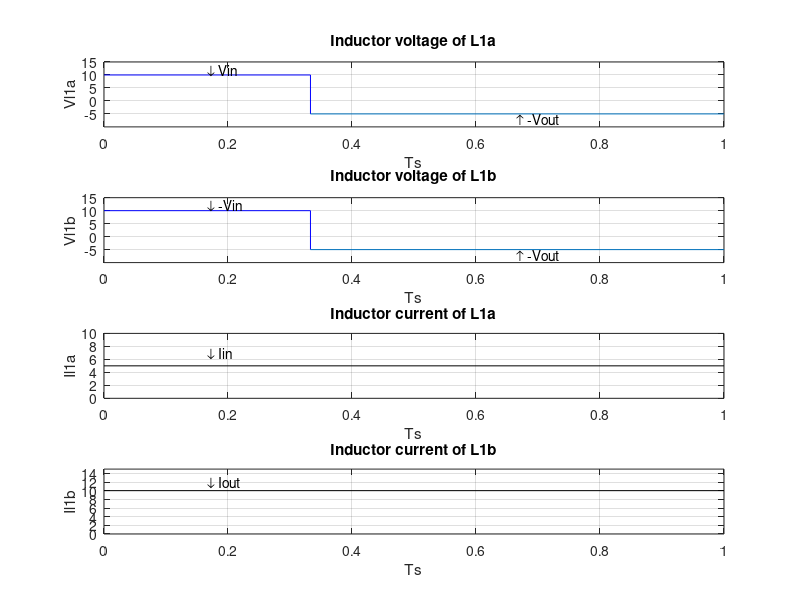
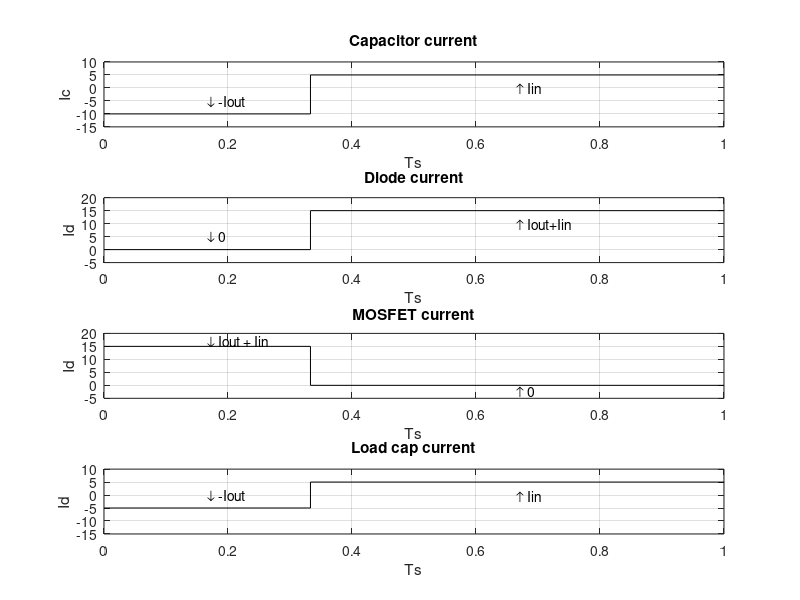
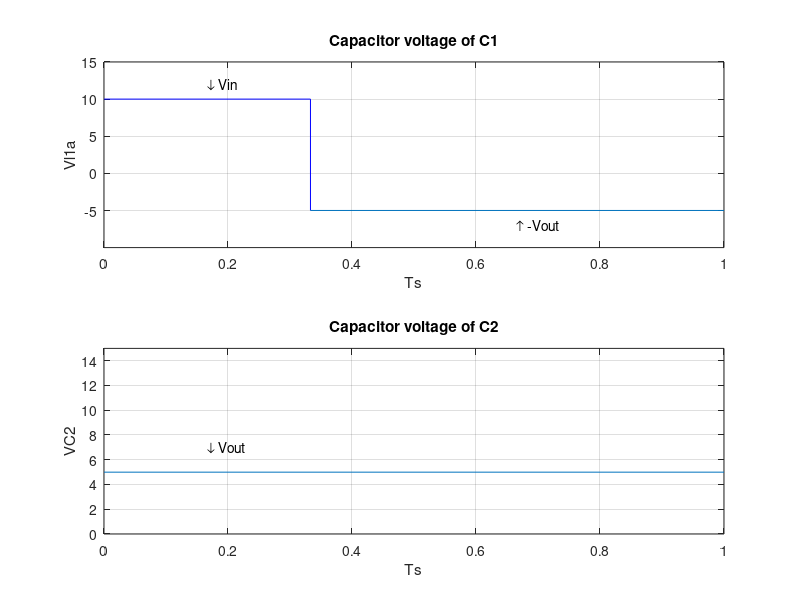

Source code (MATLAB) for these figures, in order:
close all
clear
Vin = 10
D = 0.333
P = 50
Iin = P/Vin
fs = 200000
Vout = D * Vin / (1-D)
Iout = P/Vout


% Inductor voltage of L1a
subplot(4,1,1)
plot([0 D], [Vin Vin], 'b')
hold on
plot([D D], [Vin -Vout], 'b')
hold on
plot([D 1], [-Vout -Vout])
ylabel('Vl1a')
xlabel('Ts')
text(D/2, Vin+2, '\downarrow Vin')
text(D*2, -Vout-2, '\uparrow -Vout')
title('Inductor voltage of L1a')
ylim([-Vout-5 Vin+5])
grid on

% Inductor voltage of L1b
subplot(4,1,2)
plot([0 D], [Vin Vin], 'b')
hold on
plot([D D], [Vin -Vout], 'b')
hold on
plot([D 1], [-Vout -Vout])
ylabel('Vl1b')
xlabel('Ts')
text(D/2, Vin+2, '\downarrow -Vin')
text(D*2, -Vout-2, '\uparrow -Vout')
title('Inductor voltage of L1b')
ylim([-Vout-5 Vin+5])
grid on

% Inductor current of L1a
subplot(4,1,3)
plot([0 1], [Iin Iin], 'k')
ylabel('Il1a')
xlabel('Ts')
text(D/2, Iin+2, '\downarrow Iin')
title('Inductor current of L1a')
ylim([Iin-5 Iin+5])
grid on

% Inductor current of L1b
subplot(4,1,4)
plot([0 1], [Iout Iout], 'k')
ylabel('Il1b')
xlabel('Ts')
text(D/2, Iout+2, '\downarrow Iout')
title('Inductor current of L1b')
ylim([Vout-5 Vin+5])
grid on

% Capacitor #1 current
figure
subplot(4,1,1)
plot([0 D], [-Iout -Iout], 'k')
hold on
plot([D D], [-Iout Iin], 'k')
hold on
plot([D 1], [Iin Iin], 'k')
ylabel('Ic')
xlabel('Ts')
text(D/2, -Iout+5, '\downarrow -Iout')
text(D*2, Iin-5, '\uparrow Iin')
title('Capacitor current')
ylim([-Iout-5 Iin+5])
grid on


% Diode current
subplot(4,1,2)
plot([0 D], [0 0], 'k')
hold on
plot([D D], [0 Iout+Iin], 'k')
hold on
plot([D 1], [Iout+Iin Iout+Iin],'k')
xlabel('Ts')
ylabel('Id')
text(D/2, 0+5, '\downarrow 0')
text(D*2, Iout+Iin-5, '\uparrow Iout+Iin')
title('Diode current')
ylim([0-5 Iin+Iout+5])
grid on

% MOSFET current
subplot(4,1,3)
plot([0 D], [Iout + Iin Iout + Iin], 'k')
hold on
plot([D D], [Iout+Iin 0], 'k')
hold on
plot([D 1], [0 0],'k')
xlabel('Ts')
ylabel('Id')
text(D/2, Iout+Iin+ 2, '\downarrow Iout + Iin')
text(D*2, 0-2, '\uparrow 0')
title('MOSFET current')
ylim([0-5 Iin+Iout+5])
grid on

% Load cap current
subplot(4,1,4)
plot([0 D], [-Vout -Vout], 'k')
hold on
plot([D D], [-Vout Iin], 'k')
hold on
plot([D 1], [Iin Iin],'k')
xlabel('Ts')
ylabel('Id')
text(D/2, -Iout+10, '\downarrow -Iout')
text(D*2, Iin-5, '\uparrow Iin')
title('Load cap current')
ylim([-Iout-5 Iin+5])
grid on

figure
% Capacitor voltage
subplot(2,1,1)
plot([0 D], [Vin Vin], 'b')
hold on
plot([D D], [Vin -Vout], 'b')
hold on
plot([D 1], [-Vout -Vout])
ylabel('Vl1a')
xlabel('Ts')
text(D/2, Vin+2, '\downarrow Vin')
text(D*2, -Vout-2, '\uparrow -Vout')
title('Capacitor voltage of C1')
ylim([-Vout-5 Vin+5])
grid on

% Load Capacitor voltage
subplot(2,1,2)
plot([0 1], [Vout Vout])
ylabel('VC2')
xlabel('Ts')
text(D/2, Vout+2, '\downarrow Vout')
title('Capacitor voltage of C2')
ylim([Vout-5 Vin+5])
grid on




